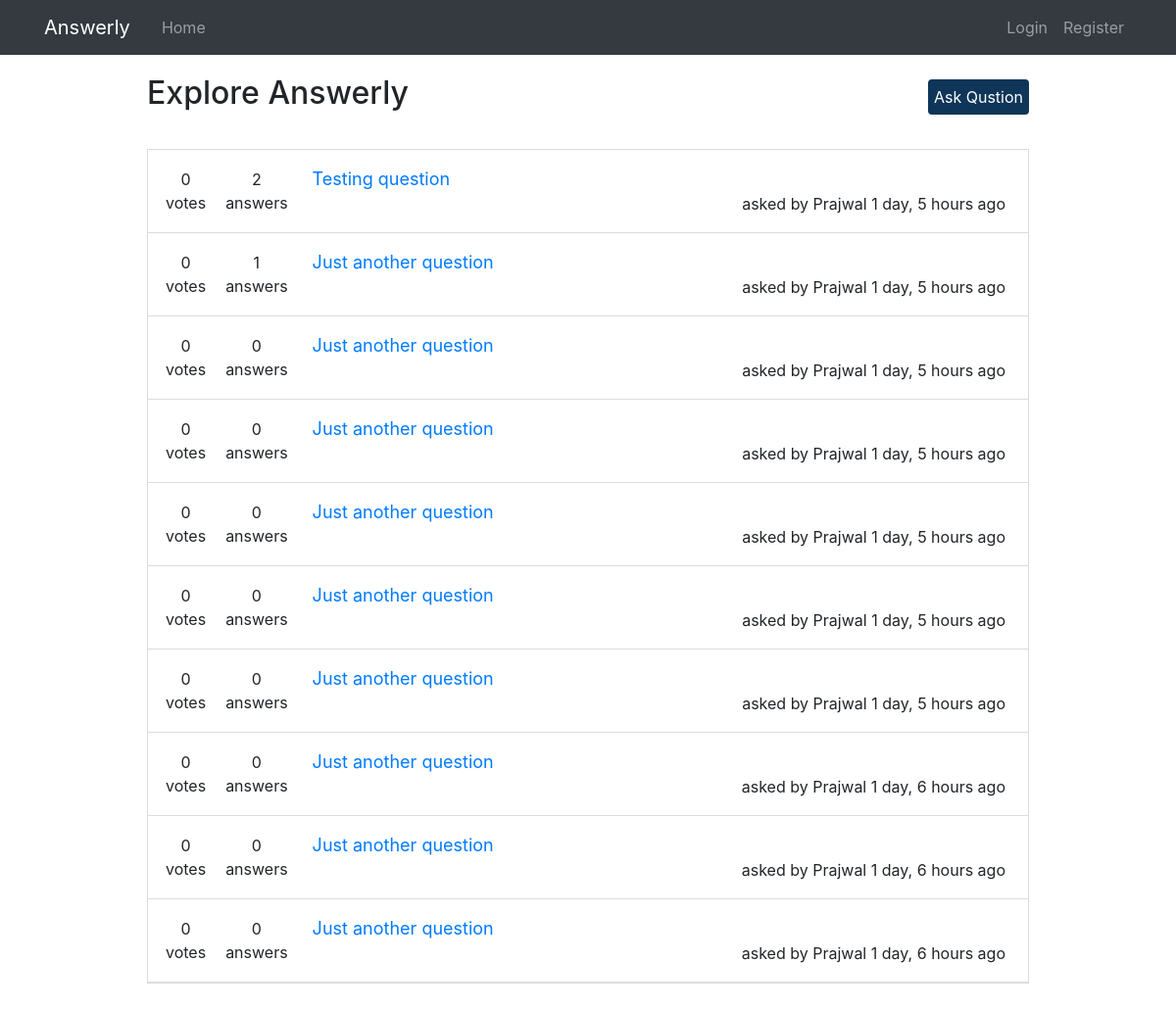
The app's page /, older data.
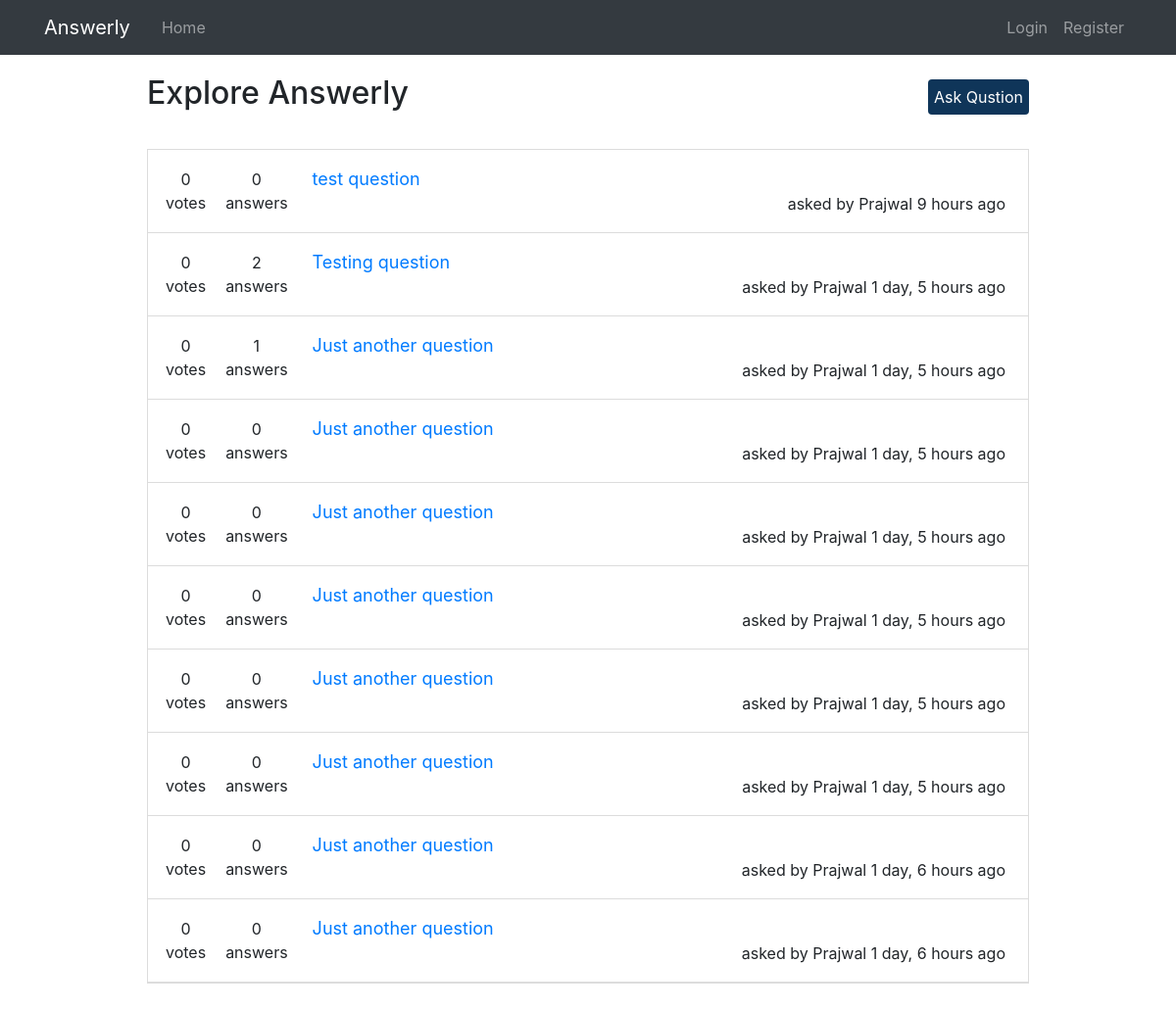
The same page, newer data.
### main/models.py (models this page shows, shortened)
class Question(models.Model):
    title = models.CharField('title for question', max_length=150, blank=False)
    content = models.TextField(
        'more information about question', blank=True, default='')
    asked_by = models.ForeignKey(to=get_user_model(), on_delete=models.CASCADE)
    created_at = models.DateTimeField(default=timezone.now, blank=True)
    votes = models.IntegerField('number of votes cast', default=0)

### users/models.py (models this page shows, shortened)
class User(AbstractUser):
    username = None
    email = models.EmailField('email address', unique=True)
    first_name = models.CharField(max_length=50, blank=False)
    last_name = models.CharField(max_length=50, blank=False)
    PRN = models.CharField('Permanent Registration Number',
                           max_length=10, unique=True, blank=False)
    year = models.IntegerField('year studying ex: 1 - first year',
                               choices=[(1, 1), (2, 2), (3, 3), (4, 4)], blank=False, default=1)
    branch = models.CharField("branch currently studying", max_length=50, blank=False, choices=[
                              ("COMP", "COMP"), ("E&TC", "E&TC"), ("MECH", "MECH")], default="COMP")
    division = models.CharField("division currently studying", max_length=50, blank=False, choices=[
                                ("A", "A"), ("B", "B"), ("SS", "SS")])
    date_joined = models.DateTimeField(
        "date user created account", default=timezone.now)
    USERNAME_FIELD = 'email'
    REQUIRED_FIELDS = ['first_name', 'last_name',
                       'PRN', 'year', 'branch', 'division']
    objects = CustomUserManager()

### main/views.py (the view)
# urls.py: 2. Add a URL to urlpatterns:  path('', views.home, name='home')
def home(request):
    question_list = Question.objects.order_by('-created_at')[:10]
    return render(request, 'main/home.html', {'question_list': question_list})

### main/templates/main/home.html
{% extends 'main/base.html' %}
{% load static %}
{% load humanize %}
{% block stylesheets %}
<link rel="stylesheet" href="{% static 'main/css/home.css' %}">
{% endblock stylesheets %}
{% block content%}
<div class="welcome_header">
  <h2 class="welcome_header__text">Explore Answerly</h2>
  <a class="welcome_header__button" href="{% url 'main:create_question' %}">
    Ask Qustion
  </a>
</div>
<div class="questions_container">
  {% for question in question_list %}
  <div class="question">
    <div class="question__votes_container">
      <div class="question__votes">
        <div class="question__votes--number">{{ question.votes }}</div>
        <div class="question__votes--text">votes</div>
      </div>
      <div class="question__answers">
        <div class="question__answers--number">{{ question.answer_set.all.count }}</div>
        <div class="question__answers--text">answers</div>
      </div>
    </div>
    <div class="question__summary">
      <a class="question__title" href="{% url 'main:question_details' question.id %}">
        {{question.title}}
      </a>
      <div class="question__time_and_author">
        asked by {{ question.asked_by.first_name }} {{ question.created_at | naturaltime }}
      </div>
    </div>
  </div>
  {% endfor %}
</div>
{% endblock content%}

### main/templates/main/base.html (shortened to what this page needs)
{% load static %}
<!DOCTYPE html>
<html lang="en">
<head>
  <link rel="stylesheet" href="https://stackpath.bootstrapcdn.com/bootstrap/4.4.1/css/bootstrap.min.css"
 />
  <link rel="stylesheet" href="{% static 'main/css/base.css' %}">
  {% block stylesheets %}
  {% endblock stylesheets %}
</head>
<body>
  <header class="site-header">
    {% include 'main/navbar.html' %}
  </header>
  <div class="base_container">
    {% block content%}
    {% endblock content%}
  </div>
</body>
</html>

### main/templates/main/navbar.html (shortened to what this page needs)
<nav
  class="navbar navbar-expand-md navbar-dark bg-dark"
  style="background-color: #e3f2fd"
>
  <div class="container">
    <a class="navbar-brand mr-4" href="{% url 'main:home' %}">Answerly</a>
    <div class="collapse navbar-collapse" id="navbarToggle">
      <div class="navbar-nav mr-auto">
        <a class="nav-item nav-link" href="{% url 'main:home' %}">Home</a>
      </div>
      <div class="navbar-nav">
        {% if user.is_authenticated %}
        <a class="nav-item nav-link" href="{% url 'logout' %}">Logout</a>
        {% else %}
        <a class="nav-item nav-link" href="{% url 'login' %}">Login</a>
        <a class="nav-item nav-link" href="{% url 'register' %}">Register</a>
        {% endif %}
      </div>
    </div>
  </div>
</nav>

### main/static/main/css/base.css (style rules this page uses)
* { margin: 0; padding: 0; box-sizing: border-box; }

### main/static/main/css/home.css (style rules this page uses)
.welcome_header { margin: 20px auto 10px auto; display: flex; justify-content: space-between; width: 900px; }
.welcome_header__button { align-self: center; display: inline-block; padding: 6px; border-radius: 4px; background-color: #0f3559; color: white; text-decoration: none; }
.questions_container { width: 900px; margin: 30px auto; border: 1px solid gainsboro; }
.question { display: flex; padding: 8px; border-bottom: 1px solid gainsboro; }
.question__votes_container { display: flex; }
.question__votes { display: flex; flex-direction: column; align-items: center; padding: 10px; }
.question__answers { display: flex; flex-direction: column; align-items: center; padding: 10px; }
.question__summary { display: flex; flex-direction: column; padding: 8px 15px; width: 100%; }
.question__title { font-size: 18px; }
.question__time_and_author { align-self: flex-end; }

Row changes from the older to the newer data that the page shows:
no longer on this page (row unchanged): Question: votes "0", answer_set.all.count "0", title "Just another question", asked_by.first_name "Prajwal", created_at "1 day, 6 hours ago"
added Question: votes "0", answer_set.all.count "0", title "test question", asked_by.first_name "Prajwal", created_at "9 hours ago"
